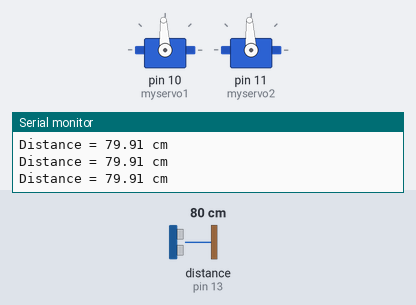
A sketch run on a simulated Arduino Uno, built with avr-gcc and run on an emulated ATmega328P. Shown: 2 × servo, the last lines printed to the serial monitor. Wiring (inferred from the names in the program): ultrasonic range finder: trigger pin 12; echo pin 13. The inputs (shaded band) are chosen by the test bench; at power-on: distance to the obstacle (sensor on pin 13) 80 cm. The echo pulse lasts 58.3 µs per cm.

Above: at 1.2 s.
1.3 s: distance to the obstacle (sensor on pin 13) set to 20 cm
3.2 s: distance to the obstacle (sensor on pin 13) set to 16 cm
At 4.0 s:
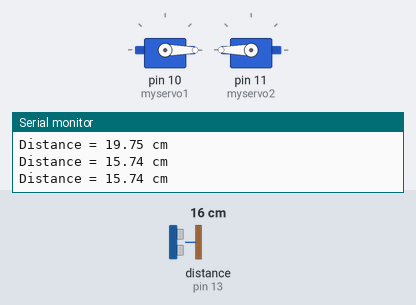
5.2 s: distance to the obstacle (sensor on pin 13) set to 2 cm
At 6.1 s:
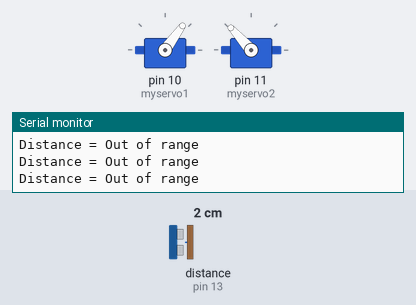
7.1 s: distance to the obstacle (sensor on pin 13) set to 13 cm
10.1 s: distance to the obstacle (sensor on pin 13) set to 18 cm
At 11.2 s:
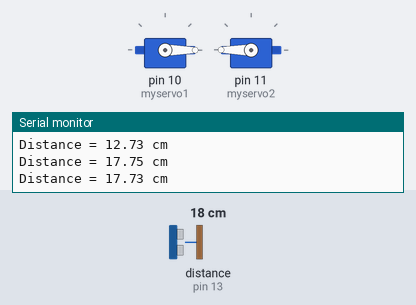
12.4 s: distance to the obstacle (sensor on pin 13) set to 4 cm
At 13.5 s:
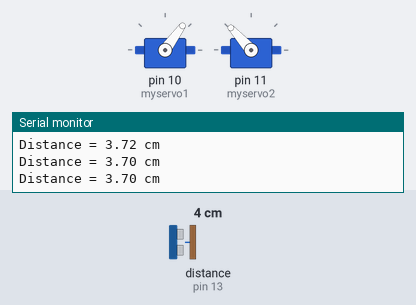
Timing chart, 0 to 15.4 s (numbered marks = the images above; inputs shaded):
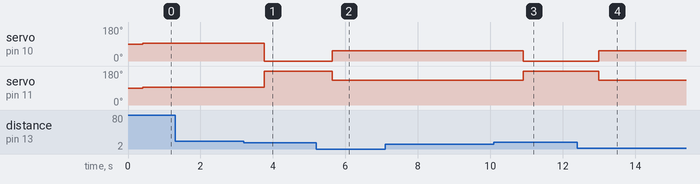

The sketch:

Mini-me.ino
```cpp
//Jhamni Y.S
//12.6.17
#define trigPin 12 //for ultrasonic sensor
#define echoPin 13
#include <Servo.h>
 Servo myservo1; // for servo motors
 Servo myservo2;
void setup() {
  Serial.begin (9600);
  pinMode(trigPin, OUTPUT);
  pinMode(echoPin, INPUT);
  myservo1.attach(10);
  myservo2.attach(11);
}

void loop() {
  float duration, distance;
  digitalWrite(trigPin, LOW);
  delayMicroseconds(2);

  digitalWrite(trigPin, HIGH);
  delayMicroseconds(10);
  digitalWrite(trigPin, LOW);

  duration = pulseIn(echoPin, HIGH);
  distance = (duration / 2) * 0.0344;

  if (distance >= 400 || distance <= 2){
    Serial.print("Distance = ");
    Serial.println("Out of range");
  }
  else {
    Serial.print("Distance = ");
    Serial.print(distance);
    Serial.println(" cm");
    delay(200);
  }
  delay(200);
  int posL;
  int posR;
  if (distance>18){
    posL = 1500;
    posR = 1500;
  }
  else if(distance<=15){
   posL = 1100;
   posR = 1900;
  }
  myservo1.writeMicroseconds(posL);
  myservo2.writeMicroseconds(posR);
  delay(15);
  }
```

Measured:
- the behaviour switches between 19 and 18 cm on distance to the obstacle (sensor on pin 13) (found by bisection; images 0 and 1)
- the behaviour switches between 15 and 16 cm on distance to the obstacle (sensor on pin 13) (found by bisection; images 2 and 3)
- after the input at 3.2 s, servo on pin 10 (myservo1): 93° → 0° after 0.56 s; servo on pin 11 (myservo2): 93° → 180° after 0.56 s
- after the input at 5.2 s, servo on pin 10 (myservo1): 0° → 54° after 0.44 s; servo on pin 11 (myservo2): 180° → 132° after 0.44 s
- after the input at 10.1 s, servo on pin 10 (myservo1): 54° → 0° after 0.80 s; servo on pin 11 (myservo2): 132° → 180° after 0.80 s
- after the input at 12.4 s, servo on pin 10 (myservo1): 0° → 54° after 0.59 s; servo on pin 11 (myservo2): 180° → 132° after 0.59 s
